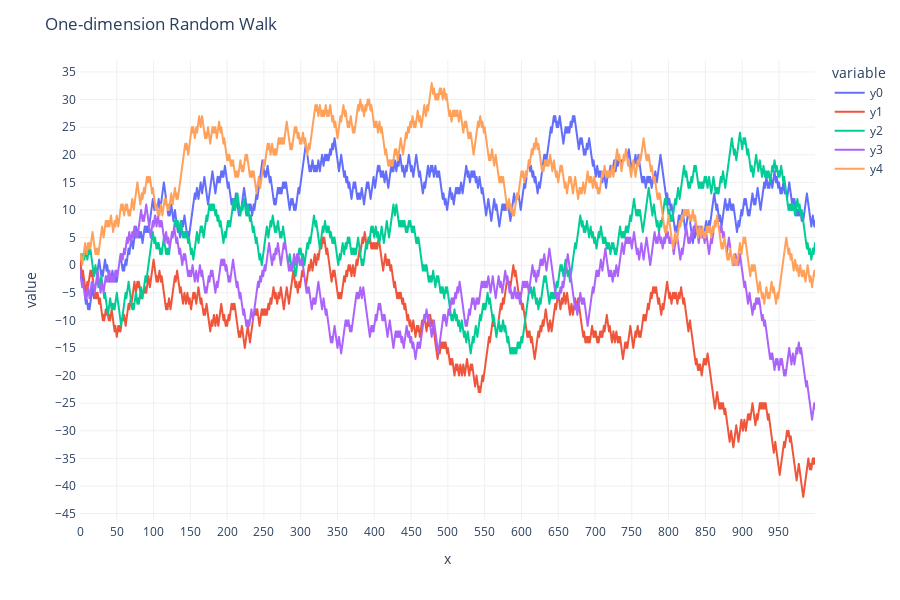

The cell this chart's notebook holds for it:
### Markdown cell above
<h4>As a Markov process, a Random Walk's (RW) future behaviour is independent of past behaviours. In a One-dimension setup, an incremental movement has probability <i>p</i>, while a decremental movement has probability <i>1 - p</i></h4>

### Code cell
def simulate_1d_rw(nsteps=1000, p=0.5, stepsize=1):
    steps = [ 1*stepsize if random.random() < p else -1*stepsize for i in range(nsteps) ]
    y = np.cumsum(steps)
    x = list(range(len(y)))

    return x, list(y)

simulation_data = {}
nsims = 5
for i in range(nsims):
    x, y = simulate_1d_rw()
    simulation_data['x'] = x
    simulation_data['y{col}'.format(col=i)] = y

ycols = [ 'y{col}'.format(col=i) for i in range(nsims) ]
fig = px.line(simulation_data, x='x', y=ycols)
fig.update_layout(
    title='One-dimension Random Walk'
)
pretty_plot(fig, height=600)
fig.show()

### Figure 1 — Plotly figure (JSON) as saved in the notebook; plotly's stock layout.template omitted (floating-point values rounded to 4 significant figures; data arrays with more than 128 entries replaced by an {"elided": "..."} marker saying what was removed)
{"data": [{"hovertemplate": "variable=y0<br>x=%{x}<br>value=%{y}<extra></extra>", "legendgroup": "y0", "line": {"color": "#636efa", "dash": "solid"}, "marker": {"symbol": "circle"}, "mode": "lines", "name": "y0", "showlegend": true, "type": "scattergl", "x": {"elided": "1000 int values"}, "xaxis": "x", "y": {"elided": "1000 int values"}, "yaxis": "y"}, {"hovertemplate": "variable=y1<br>x=%{x}<br>value=%{y}<extra></extra>", "legendgroup": "y1", "line": {"color": "#EF553B", "dash": "solid"}, "marker": {"symbol": "circle"}, "mode": "lines", "name": "y1", "showlegend": true, "type": "scattergl", "x": {"elided": "1000 int values"}, "xaxis": "x", "y": {"elided": "1000 int values"}, "yaxis": "y"}, {"hovertemplate": "variable=y2<br>x=%{x}<br>value=%{y}<extra></extra>", "legendgroup": "y2", "line": {"color": "#00cc96", "dash": "solid"}, "marker": {"symbol": "circle"}, "mode": "lines", "name": "y2", "showlegend": true, "type": "scattergl", "x": {"elided": "1000 int values"}, "xaxis": "x", "y": {"elided": "1000 int values"}, "yaxis": "y"}, {"hovertemplate": "variable=y3<br>x=%{x}<br>value=%{y}<extra></extra>", "legendgroup": "y3", "line": {"color": "#ab63fa", "dash": "solid"}, "marker": {"symbol": "circle"}, "mode": "lines", "name": "y3", "showlegend": true, "type": "scattergl", "x": {"elided": "1000 int values"}, "xaxis": "x", "y": {"elided": "1000 int values"}, "yaxis": "y"}, {"hovertemplate": "variable=y4<br>x=%{x}<br>value=%{y}<extra></extra>", "legendgroup": "y4", "line": {"color": "#FFA15A", "dash": "solid"}, "marker": {"symbol": "circle"}, "mode": "lines", "name": "y4", "showlegend": true, "type": "scattergl", "x": {"elided": "1000 int values"}, "xaxis": "x", "y": {"elided": "1000 int values"}, "yaxis": "y"}], "layout": {"height": 600, "legend": {"title": {"text": "variable"}, "tracegroupgap": 0}, "margin": {"t": 60}, "paper_bgcolor": "rgba(0, 0, 0, 0)", "plot_bgcolor": "rgba(0, 0, 0, 0)", "title": {"text": "One-dimension Random Walk"}, "xaxis": {"anchor": "y", "domain": [0, 1], "gridcolor": "#f0f0f0", "gridwidth": 1, "linewidth": 2, "nticks": 30, "showgrid": true, "showline": true, "title": {"text": "x"}}, "yaxis": {"anchor": "x", "domain": [0, 1], "gridcolor": "#f0f0f0", "gridwidth": 1, "linewidth": 2, "nticks": 30, "showgrid": true, "showline": true, "tickformat": "none", "title": {"text": "value"}, "zeroline": true, "zerolinecolor": "#f0f0f0", "zerolinewidth": 1}}}
